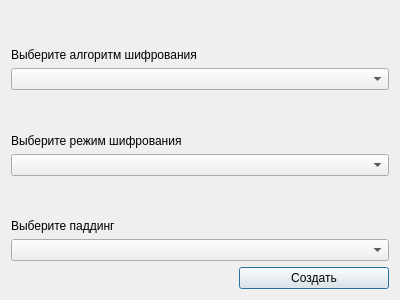
<?xml version="1.0" encoding="UTF-8"?>
<ui version="4.0">
 <class>NewConversationDialog</class>
 <widget class="QDialog" name="NewConversationDialog">
  <property name="geometry">
   <rect>
    <x>0</x>
    <y>0</y>
    <width>400</width>
    <height>300</height>
   </rect>
  </property>
  <property name="windowTitle">
   <string>Dialog</string>
  </property>
  <layout class="QGridLayout" name="gridLayout">
   <item row="1" column="0">
    <layout class="QGridLayout" name="gridLayout_2">
     <item row="3" column="0">
      <widget class="QComboBox" name="comboBoxEncMode">
       <property name="contextMenuPolicy">
        <enum>Qt::DefaultContextMenu</enum>
       </property>
       <property name="currentText">
        <string/>
       </property>
       <property name="placeholderText">
        <string>Режим шифрования</string>
       </property>
       <item>
        <property name="text">
         <string>ECB</string>
        </property>
       </item>
       <item>
        <property name="text">
         <string>CBC</string>
        </property>
       </item>
       <item>
        <property name="text">
         <string>PCBC</string>
        </property>
       </item>
       <item>
        <property name="text">
         <string>CFB</string>
        </property>
       </item>
       <item>
        <property name="text">
         <string>OFB</string>
        </property>
       </item>
       <item>
        <property name="text">
         <string>CTR</string>
        </property>
       </item>
       <item>
        <property name="text">
         <string>RandomDelta</string>
        </property>
       </item>
      </widget>
     </item>
     <item row="2" column="0" alignment="Qt::AlignLeft|Qt::AlignBottom">
      <widget class="QLabel" name="label_2">
       <property name="text">
        <string>Выберите режим шифрования</string>
       </property>
      </widget>
     </item>
     <item row="1" column="0">
      <widget class="QComboBox" name="comboBoxAlg">
       <property name="placeholderText">
        <string>Алгоритм шифрования</string>
       </property>
       <item>
        <property name="text">
         <string>DES</string>
        </property>
       </item>
       <item>
        <property name="text">
         <string>DEAL</string>
        </property>
       </item>
       <item>
        <property name="text">
         <string>TripleDES</string>
        </property>
       </item>
       <item>
        <property name="text">
         <string>Serpent</string>
        </property>
       </item>
      </widget>
     </item>
     <item row="4" column="0" alignment="Qt::AlignLeft|Qt::AlignBottom">
      <widget class="QLabel" name="label">
       <property name="text">
        <string>Выберите паддинг</string>
       </property>
      </widget>
     </item>
     <item row="5" column="0">
      <widget class="QComboBox" name="comboBoxPadding">
       <property name="editable">
        <bool>false</bool>
       </property>
       <property name="currentText">
        <string/>
       </property>
       <property name="placeholderText">
        <string>Паддинг</string>
       </property>
       <item>
        <property name="text">
         <string>Zeros</string>
        </property>
       </item>
       <item>
        <property name="text">
         <string>ANSIX923</string>
        </property>
       </item>
       <item>
        <property name="text">
         <string>PRCS7</string>
        </property>
       </item>
       <item>
        <property name="text">
         <string>ISO10126</string>
        </property>
       </item>
      </widget>
     </item>
     <item row="6" column="0" alignment="Qt::AlignRight">
      <widget class="QPushButton" name="CreateChatButton">
       <property name="minimumSize">
        <size>
         <width>150</width>
         <height>0</height>
        </size>
       </property>
       <property name="text">
        <string>Создать</string>
       </property>
      </widget>
     </item>
     <item row="0" column="0" alignment="Qt::AlignLeft|Qt::AlignBottom">
      <widget class="QLabel" name="label_3">
       <property name="text">
        <string>Выберите алгоритм шифрования</string>
       </property>
      </widget>
     </item>
    </layout>
   </item>
  </layout>
 </widget>
 <resources/>
 <connections/>
</ui>
